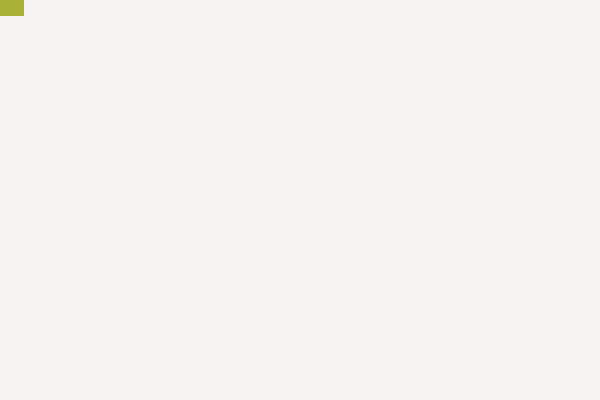
Frame 1 (no input)
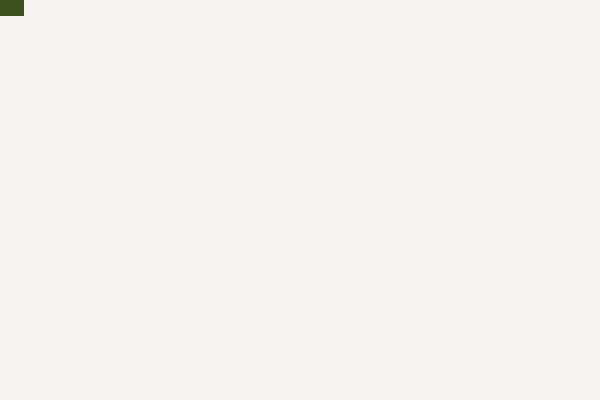
Frame 60 (the mouse pressed at the canvas centre just before this capture)
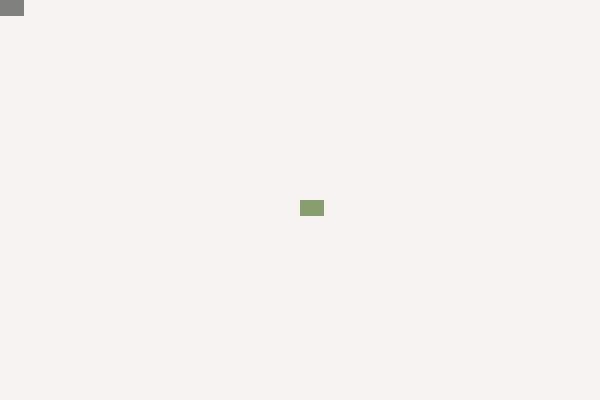
Frame 120 (the mouse held since frame 60 and released just before this capture)

The Processing sketch that drew these frames (run headless with seeded random() and noise(); from frame 60 on, the mouse is pressed at the canvas centre):

// Processing sketch: processing_167416
// ── processing_167416.pde

// Ex 9.6. THE SNAKE. 
// MOUSE TRAILS

//DECLARATION

int [] xposn = new int [50];
int [] yposn = new int [50]; 

void setup () {
  frameRate(120);
  size (600, 400);
  colorMode(HSB, 360, 100, 100, 1.0);

  background(#F7F3F2);
  //INITIALIZE. give 'em values - zero for now.
  for (int i = 0; i < xposn.length; i ++) {
    xposn[i] = 0;
  }

  for (int i = 0; i< yposn.length; i++) {
    yposn[i] = 0;
  }
}
void draw() {

  //SHIFT INDEX POSN to accomodate new values
//  for (int i = 0; i<xposn.length-1; i++) {
//    xposn[i] = xposn[i+1];
//    yposn[i] = yposn[i+1];
//  }

  //ASSIGN LAST SPOT - give it mouseX
  xposn[xposn.length-1] = mouseX;
  yposn[yposn.length-1] = mouseY;

  //draw a circle for every value of i(each aray element)
  for (int i = 0; i <xposn.length; i++) {
    noStroke();
    fill(random(223), random(82), random(77));//white minus a decrementing value(49-0)
    rect(xposn[i], yposn[i], i/2, i/3);
  }
}
void keyReleased()
{
  if (key == 'r') {
    background (#F7F3F2);
  }
}
